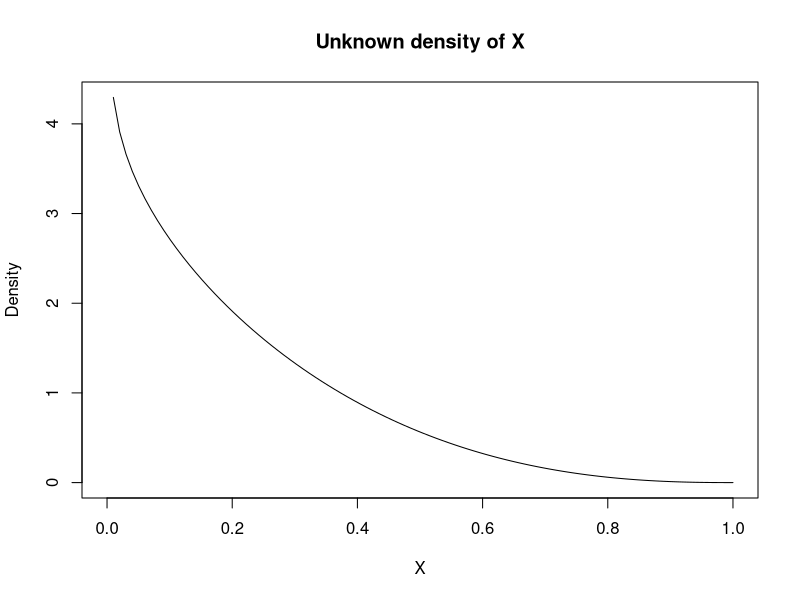
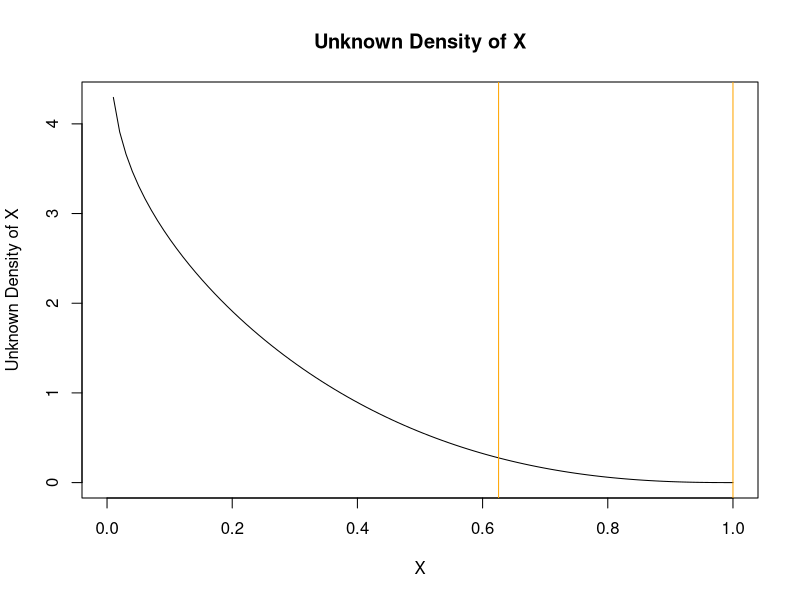
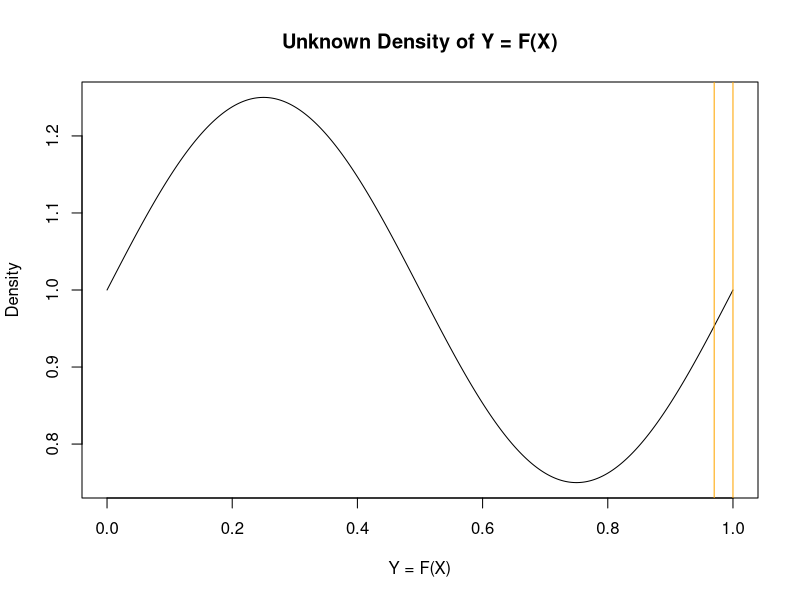
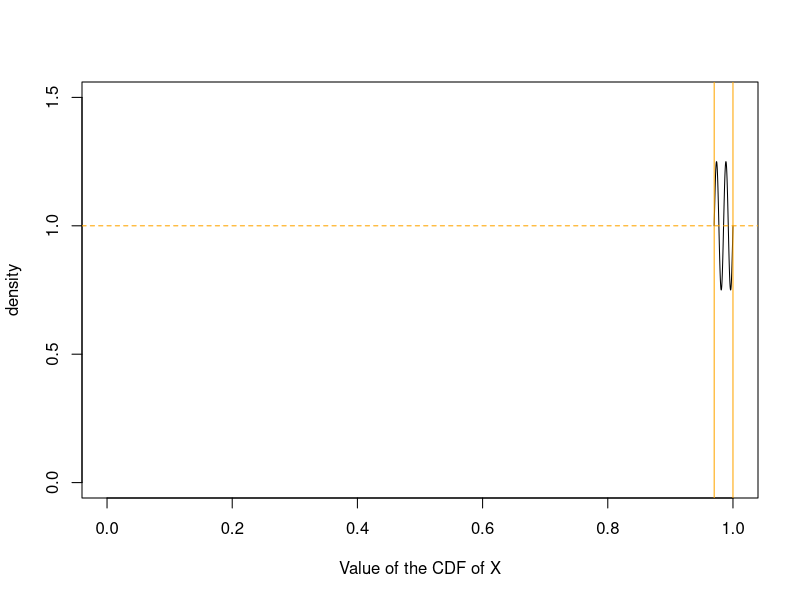

Here is the R script that generated these plots, in order:
## ---- chunk 1
alpha_x = 0.9
beta_x = 3.4
x_seq <- seq(0, 1, length = 100)
x_density <- dbeta(x_seq, alpha_x, beta_x)

plot(x_seq, x_density, type = "l", lty = 1,
     xlab = "X", ylab = "Density", main = "Unknown density of X")
## ---- chunk 2
quantile_0.97 <- qbeta(0.97, alpha_x, beta_x)
quantile_1 <- 1
## ---- chunk 3
plot(x_seq, x_density, type = "l", lty = 1,
     xlab = "X", ylab = "Unknown Density of X", main = "Unknown Density of X")
abline(v = c(quantile_0.97, quantile_1), col = "orange")
## ---- chunk 4
cdf_seq <- seq(0, 1, length = 10000)

cdf_arbitrary_guess <- (1/4) * sin(2 * pi * cdf_seq) + 1

plot(cdf_seq, cdf_arbitrary_guess, type = "l", xlab = "Y = F(X)", ylab = "Density", main = "Unknown Density of Y = F(X)")
abline(v = c(0.97, 1), col = "orange")
## ---- chunk 5
cdf_seq_orange <- seq(0.97, 1, by = 0.0001)
cdf_density_orange <- (1/4) * sin(2 * pi / 0.015 * (cdf_seq_orange - 0.97)) + 1

plot(cdf_seq_orange, cdf_density_orange, type = "l", xlim = c(0, 1), ylim = c(0, 1.5),
     xlab = "Value of the CDF of X", ylab = "density")
abline(h = mean(cdf_density_orange), col = "orange", lty = "dashed")
abline(v = c(0.97, 1), col = "orange")
